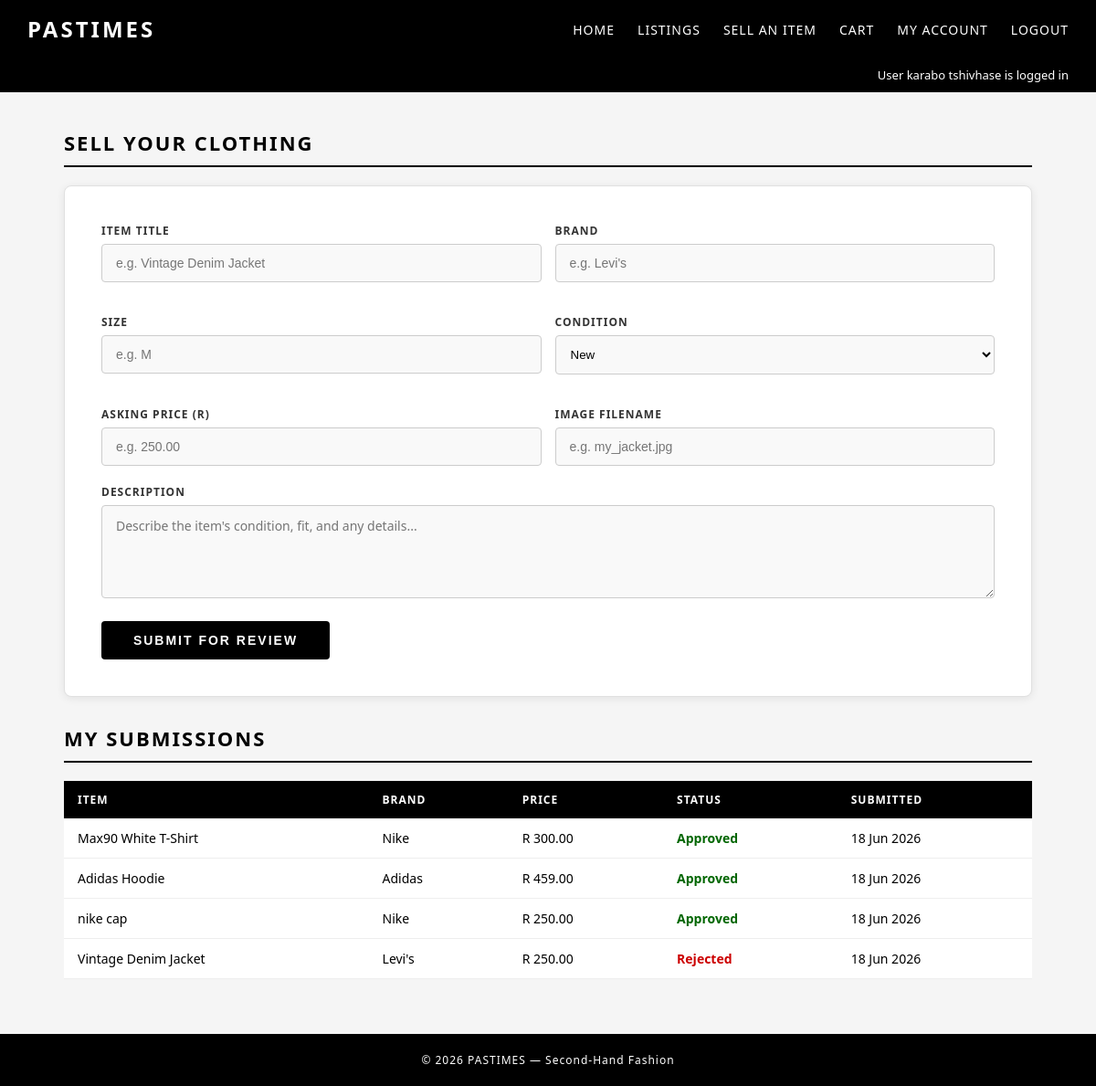
Page /sellItem.php (signed in) on the committed database.
### tables this page shows
CREATE TABLE `tblsellerrequest` (
  `requestID` int(11) NOT NULL,
  `userID` int(11) NOT NULL,
  `title` varchar(100) NOT NULL,
  `description` text NOT NULL,
  `brand` varchar(50) NOT NULL,
  `image` varchar(255) NOT NULL,
  `price` decimal(10,2) NOT NULL,
  `size` varchar(10) NOT NULL,
  `condition` varchar(20) NOT NULL,
  `status` enum('pending','approved','rejected') DEFAULT 'pending',
  `submittedAt` datetime DEFAULT current_timestamp()
);

### sellItem.php (the view, shortened to what this page needs)
<?php
include('DBConn.php');
$userID  = $_SESSION['userID'];
$myRequests = $conn->query("SELECT * FROM tblSellerRequest
                            WHERE userID=$userID
                            ORDER BY submittedAt DESC");
?>
<!DOCTYPE html>
<html lang="en">
<head>
    <link rel="stylesheet" href="css/style.css">
</head>
<body>
<nav>
    <a href="index.php" class="logo">PASTIMES</a>
    <ul>
        <li><a href="index.php">Home</a></li>
        <li><a href="listings.php">Listings</a></li>
        <li><a href="sellItem.php">Sell an Item</a></li>
        <li><a href="cart.php">Cart</a></li>
        <li><a href="dashboard.php">My Account</a></li>
        <li><a href="logout.php">Logout</a></li>
    </ul>
</nav>
<div class="user-bar">
    User <?php echo htmlspecialchars($_SESSION['firstName'] . ' ' . $_SESSION['lastName']); ?> is logged in
</div>
<div class="container">
    <h2>Sell Your Clothing</h2>
    <div class="card" style="max-width:100%; margin-bottom:30px;">
        <form method="POST" action="sellItem.php">
            <div style="display:grid; grid-template-columns:1fr 1fr; gap:15px;">
                <div class="form-group">
                    <label>Item Title</label>
                    <input type="text" name="title" required
                           placeholder="e.g. Vintage Denim Jacket">
                </div>
                <div class="form-group">
                    <label>Brand</label>
                    <input type="text" name="brand" required
                           placeholder="e.g. Levi's">
                </div>
                <div class="form-group">
                    <label>Size</label>
                    <input type="text" name="size" required
                           placeholder="e.g. M">
                </div>
                <div class="form-group">
                    <label>Condition</label>
                    <select name="condition" required style="width:100%; padding:12px;
                            border:1px solid #ccc; border-radius:4px; background:#f9f9f9;">
                        <option value="New">New</option>
                    </select>
                </div>
                <div class="form-group">
                    <label>Asking Price (R)</label>
                    <input type="number" step="0.01" name="price" required
                           placeholder="e.g. 250.00">
                </div>
                <div class="form-group">
                    <label>Image Filename</label>
                    <input type="text" name="image" required
                           placeholder="e.g. my_jacket.jpg">
                </div>
            </div>
            <div class="form-group">
                <label>Description</label>
                <textarea name="description" required rows="4"
                          placeholder="Describe the item's condition, fit, and any details..."
                          style="width:100%; padding:12px 15px; border:1px solid #ccc;
                                 border-radius:4px; background:#f9f9f9; font-family:inherit;
                                 font-size:14px;"></textarea>
            </div>
            <button type="submit" class="btn-primary" style="max-width:250px;">
                Submit for Review
            </button>
        </form>
    </div>
    <h2>My Submissions</h2>
    <?php if ($myRequests->num_rows > 0): ?>
        <table class="data-table">
            <tr>
                <th>Item</th>
                <th>Brand</th>
                <th>Price</th>
                <th>Status</th>
                <th>Submitted</th>
            </tr>
            <?php while ($req = $myRequests->fetch_assoc()): ?>
                <tr>
                    <td><?php echo htmlspecialchars($req['title']); ?></td>
                    <td><?php echo htmlspecialchars($req['brand']); ?></td>
                    <td>R <?php echo number_format($req['price'], 2); ?></td>
                    <td>
                        <?php if ($req['status'] === 'pending'): ?>
                            <span style="color:#cc8800; font-weight:600;">Pending Review</span>
                        <?php elseif ($req['status'] === 'approved'): ?>
                            <span style="color:#006600; font-weight:600;">Approved</span>
                        <?php else: ?>
                            <span style="color:#cc0000; font-weight:600;">Rejected</span>
                        <?php endif; ?>
                    </td>
                    <td><?php echo date('d M Y', strtotime($req['submittedAt'])); ?></td>
                </tr>
            <?php endwhile; ?>
        </table>
    <?php else: ?>
        <div class="info-msg">You haven't submitted any items yet.</div>
    <?php endif; ?>
</div>
<footer>
    <p>&copy; 2026 PASTIMES — Second-Hand Fashion</p>
</footer>
</body>
</html>

### css/style.css (style rules this page uses)
* { margin: 0; padding: 0; box-sizing: border-box; }
body { font-family: 'Segoe UI', Tahoma, Geneva, Verdana, sans-serif; background-color: #f5f5f5; color: #000000; }
nav { background-color: #000000; padding: 15px 30px; display: flex; justify-content: space-between; align-items: center; }
nav .logo { color: #ffffff; font-size: 24px; font-weight: bold; letter-spacing: 3px; text-decoration: none; }
nav ul { list-style: none; display: flex; gap: 25px; }
nav ul li a { color: #ffffff; text-decoration: none; font-size: 14px; letter-spacing: 1px; text-transform: uppercase; }
.card { background-color: #ffffff; border: 1px solid #e0e0e0; border-radius: 8px; padding: 40px; width: 100%; max-width: 450px; box-shadow: 0 2px 10px rgba(0,0,0,0.08); }
.form-group { margin-bottom: 20px; }
.form-group label { display: block; font-size: 12px; font-weight: 600; text-transform: uppercase; letter-spacing: 1px; margin-bottom: 6px; color: #333333; }
.form-group input { width: 100%; padding: 12px 15px; border: 1px solid #cccccc; border-radius: 4px; font-size: 14px; background-color: #f9f9f9; transition: border 0.2s; }
.btn-primary { width: 100%; padding: 13px; background-color: #000000; color: #ffffff; border: none; border-radius: 4px; font-size: 14px; font-weight: 600; letter-spacing: 2px; text-transform: uppercase; cursor: pointer; transition: background 0.2s; }
.data-table { width: 100%; border-collapse: collapse; margin-top: 20px; background-color: #ffffff; }
.data-table th { background-color: #000000; color: #ffffff; padding: 12px 15px; text-align: left; font-size: 12px; letter-spacing: 1px; text-transform: uppercase; }
.data-table td { padding: 12px 15px; border-bottom: 1px solid #eeeeee; font-size: 14px; }
.container { max-width: 1100px; margin: 40px auto; padding: 0 20px; }
.container h2 { font-size: 22px; letter-spacing: 2px; text-transform: uppercase; margin-bottom: 20px; border-bottom: 2px solid #000000; padding-bottom: 10px; }
.user-bar { background-color: #000000; color: #ffffff; padding: 10px 30px; font-size: 13px; text-align: right; }
footer { background-color: #000000; color: #ffffff; text-align: center; padding: 20px; font-size: 12px; letter-spacing: 1px; margin-top: 60px; }

### rows in the picture
tblsellerrequest: title "Max90 White T-Shirt", brand "Nike", price "300.00", status "Approved", submittedAt "18 Jun 2026"
tblsellerrequest: title "Adidas Hoodie", brand "Adidas", price "459.00", status "Approved", submittedAt "18 Jun 2026"
tblsellerrequest: title "nike cap", brand "Nike", price "250.00", status "Approved", submittedAt "18 Jun 2026"
tblsellerrequest: title "Vintage Denim Jacket", brand "Levi's", price "250.00", status "Rejected", submittedAt "18 Jun 2026"

### other values in the picture
$_SESSION['firstName'] . ' ' . $_SESSION['lastName'] "karabo tshivhase"
